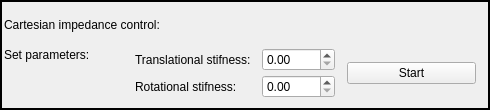
   <widget class="QFrame" name="frame_6">
    <property name="geometry">
     <rect>
      <x>220</x>
      <y>560</y>
      <width>490</width>
      <height>110</height>
     </rect>
    </property>
    <property name="sizePolicy">
     <sizepolicy hsizetype="Fixed" vsizetype="Fixed">
      <horstretch>52</horstretch>
      <verstretch>110</verstretch>
     </sizepolicy>
    </property>
    <property name="minimumSize">
     <size>
      <width>490</width>
      <height>110</height>
     </size>
    </property>
    <property name="maximumSize">
     <size>
      <width>490</width>
      <height>110</height>
     </size>
    </property>
    <property name="frameShape">
     <enum>QFrame::Box</enum>
    </property>
    <property name="lineWidth">
     <number>2</number>
    </property>
    <layout class="QVBoxLayout" name="verticalLayout_13">
     <property name="spacing">
      <number>2</number>
     </property>
     <property name="leftMargin">
      <number>2</number>
     </property>
     <property name="topMargin">
      <number>2</number>
     </property>
     <property name="rightMargin">
      <number>2</number>
     </property>
     <property name="bottomMargin">
      <number>2</number>
     </property>
     <item>
      <widget class="QLabel" name="label_38">
       <property name="sizePolicy">
        <sizepolicy hsizetype="Preferred" vsizetype="Fixed">
         <horstretch>0</horstretch>
         <verstretch>0</verstretch>
        </sizepolicy>
       </property>
       <property name="minimumSize">
        <size>
         <width>0</width>
         <height>30</height>
        </size>
       </property>
       <property name="maximumSize">
        <size>
         <width>16777215</width>
         <height>30</height>
        </size>
       </property>
       <property name="text">
        <string>Cartesian impedance control:</string>
       </property>
       <property name="margin">
        <number>5</number>
       </property>
      </widget>
     </item>
     <item>
      <layout class="QHBoxLayout" name="horizontalLayout_27">
       <item>
        <widget class="QLabel" name="label_39">
         <property name="text">
          <string>Set parameters:</string>
         </property>
         <property name="alignment">
          <set>Qt::AlignLeading|Qt::AlignLeft|Qt::AlignTop</set>
         </property>
         <property name="margin">
          <number>5</number>
         </property>
        </widget>
       </item>
       <item>
        <layout class="QVBoxLayout" name="verticalLayout_14">
         <item>
          <layout class="QHBoxLayout" name="horizontalLayout_28">
           <item>
            <widget class="QLabel" name="label_40">
             <property name="text">
              <string>Translational stifness:  </string>
             </property>
            </widget>
           </item>
           <item>
            <widget class="QDoubleSpinBox" name="spinBoxTransStiff">
             <property name="sizePolicy">
              <sizepolicy hsizetype="Fixed" vsizetype="Fixed">
               <horstretch>0</horstretch>
               <verstretch>0</verstretch>
              </sizepolicy>
             </property>
             <property name="minimumSize">
              <size>
               <width>73</width>
               <height>0</height>
              </size>
             </property>
             <property name="maximumSize">
              <size>
               <width>73</width>
               <height>16777215</height>
              </size>
             </property>
             <property name="maximum">
              <double>150.000000000000000</double>
             </property>
             <property name="singleStep">
              <double>10.000000000000000</double>
             </property>
            </widget>
           </item>
          </layout>
         </item>
         <item>
          <spacer name="verticalSpacer_5">
           <property name="orientation">
            <enum>Qt::Vertical</enum>
           </property>
           <property name="sizeType">
            <enum>QSizePolicy::Fixed</enum>
           </property>
           <property name="sizeHint" stdset="0">
            <size>
             <width>20</width>
             <height>2</height>
            </size>
           </property>
          </spacer>
         </item>
         <item>
          <layout class="QHBoxLayout" name="horizontalLayout_29">
           <item>
            <widget class="QLabel" name="label_41">
             <property name="text">
              <string>Rotational stifness:       </string>
             </property>
            </widget>
           </item>
           <item>
            <widget class="QDoubleSpinBox" name="spinBoxRotStiff">
             <property name="sizePolicy">
              <sizepolicy hsizetype="Fixed" vsizetype="Fixed">
               <horstretch>0</horstretch>
               <verstretch>0</verstretch>
              </sizepolicy>
             </property>
             <property name="minimumSize">
              <size>
               <width>73</width>
               <height>0</height>
              </size>
             </property>
             <property name="maximumSize">
              <size>
               <width>73</width>
               <height>16777215</height>
              </size>
             </property>
             <property name="maximum">
              <double>15.000000000000000</double>
             </property>
            </widget>
           </item>
          </layout>
         </item>
        </layout>
       </item>
       <item>
        <spacer name="horizontalSpacer_11">
         <property name="orientation">
          <enum>Qt::Horizontal</enum>
         </property>
         <property name="sizeType">
          <enum>QSizePolicy::Fixed</enum>
         </property>
         <property name="sizeHint" stdset="0">
          <size>
           <width>10</width>
           <height>20</height>
          </size>
         </property>
        </spacer>
       </item>
       <item>
        <widget class="QPushButton" name="buttonImpedance">
         <property name="text">
          <string>Start</string>
         </property>
        </widget>
       </item>
       <item>
        <spacer name="horizontalSpacer_12">
         <property name="orientation">
          <enum>Qt::Horizontal</enum>
         </property>
         <property name="sizeType">
          <enum>QSizePolicy::Fixed</enum>
         </property>
         <property name="sizeHint" stdset="0">
          <size>
           <width>10</width>
           <height>20</height>
          </size>
         </property>
        </spacer>
       </item>
      </layout>
     </item>
    </layout>
   </widget>
